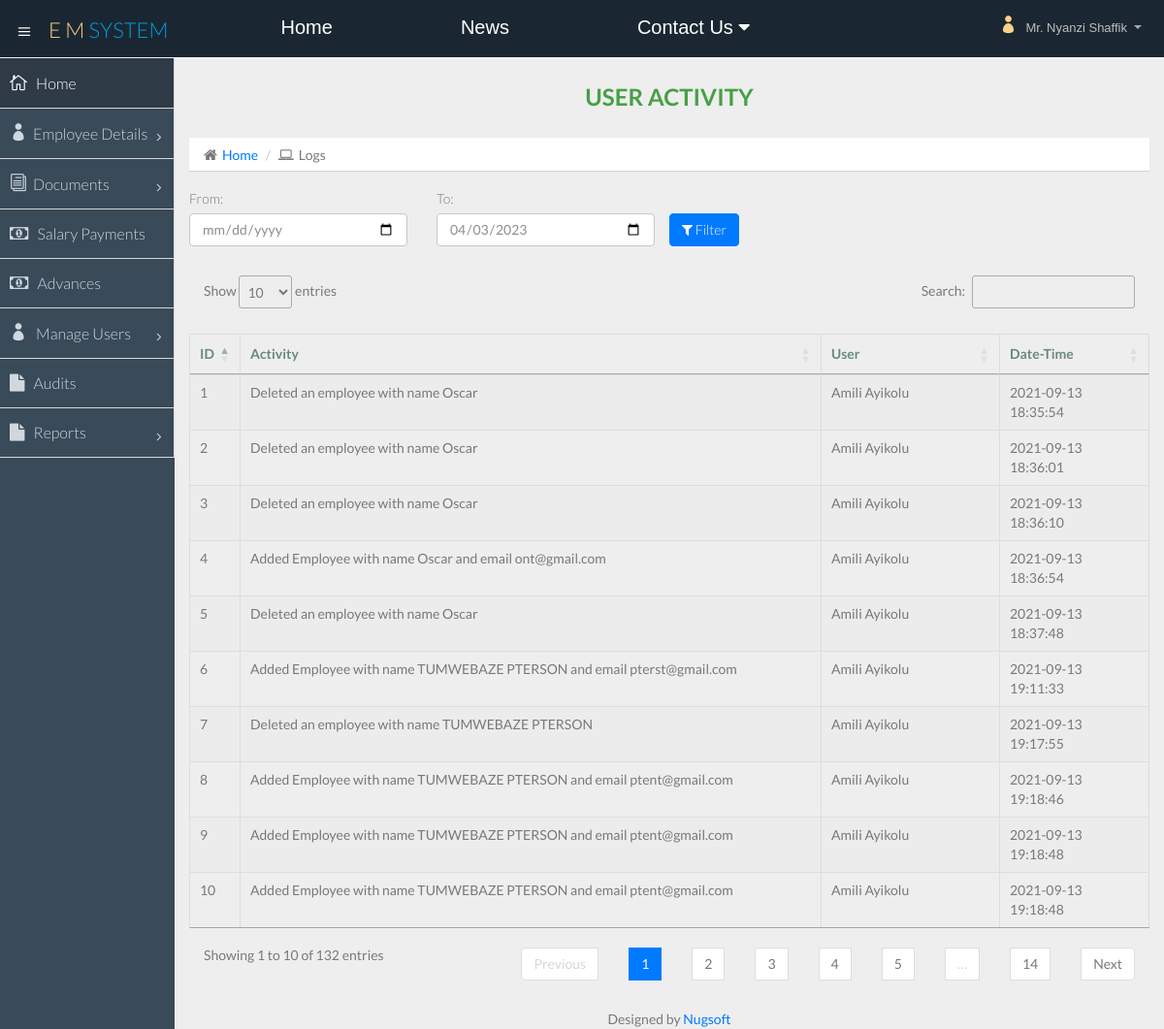
/audits.php (signed in), run on the app's committed database.
### tables this page shows
CREATE TABLE `logs` (
  `login_id` int(11) NOT NULL,
  `activity` varchar(100) NOT NULL,
  `user` varchar(100) NOT NULL,
  `date_time` timestamp NOT NULL DEFAULT current_timestamp()
);

CREATE TABLE `add_employee` (
  `id` int(11) NOT NULL,
  `name` varchar(100) NOT NULL,
  `email` varchar(100) NOT NULL,
  `phone1` varchar(100) NOT NULL,
  `phone2` varchar(100) NOT NULL,
  `address` varchar(100) NOT NULL,
  `birth` date NOT NULL,
  `nin` varchar(100) NOT NULL,
  `position` varchar(100) NOT NULL,
  `salary` varchar(100) DEFAULT '0',
  `appoint` varchar(100) NOT NULL,
  `contract` varchar(100) NOT NULL,
  `photo` varchar(100) NOT NULL,
  `nok` varchar(100) NOT NULL,
  `nokc` varchar(100) NOT NULL
);

### audits.php (the view, shortened to what this page needs)
<?php include "includes/head.php" ?>
<body>
  <section id="container" class="">
    <?php include "includes/nav.php" ?>
    <?php include "includes/sidebar.php" ?>
    <section id="main-content">
      <section class="wrapper">
        <div class="row">
          <div class="col-lg-12">
            <h3 style="color:green" class="page-header text-center"><b>User Activity</b></h3>
            <ol class="breadcrumb">
              <li><i class="fa fa-home"></i><a href="home.php">Home</a></li>
              <li><i class="fa fa-laptop"></i>Logs</li>
            </ol>
          </div>
        </div>
<div class="row">
  <form method="POST">
  <div class="col-md-6">
    <div class="row">
    <div class="col-md-6">
      <div class="form-group">
          <label for="recipient-name" class="control-label">From:</label>
          <input type="date" name="from_date" class="form-control" required>
      </div>
    </div>
    <div class="col-md-6">
      <div class="form-group">
          <label for="recipient-name" class="control-label">To:</label>
          <input type="date" name="to_date" value="<?php echo date("Y-m-d"); ?>" class="form-control" required>
      </div>
    </div>
    </div>
  </div>
  <button type="submit" style="margin-top:25px;" name="filter" class="btn btn-primary"><i class="fa fa-filter"></i> Filter</button>
</form>
</div>
<table id="sort" class="table table-striped table-bordered" style="width:100%">
  <thead>
    <tr>
      <th class="text-center">ID</th>
      <th class="text-center">Activity</th>
      <th class="text-center">User</th>
      <th class="text-center">Date-Time</th>
    </tr>
  </thead>
  <tbody>
  <?php
if(isset($_POST['filter'])){
  $fr_date = $_POST['from_date'];
  $to_date = $_POST['to_date'];
  $query = "SELECT * FROM logs where DATE(date_time) >= '$fr_date' && DATE(date_time) <= '$to_date'";
}
else{
  $query = "SELECT * FROM logs";
}
$number = 0;
if ($result = mysqli_query($con, $query)) {
    while ($row = mysqli_fetch_array($result)){
      $number++;
      $id=$row['login_id'];
      $activ=$row['activity'];
      $da=$row['date_time'];
      $name1 = mysqli_fetch_array(mysqli_query($con, "SELECT user FROM logs where login_id='$id'"))['user'];
      $name = mysqli_fetch_array(mysqli_query($con, "SELECT * FROM add_employee where id='$name1'"))['name'];
?>
        <tr>
                  <td><?php echo $number; ?></td>
                  <td><?php echo $activ; ?></td>
                  <td><?php echo $name; ?></td>
                  <td><?php echo $da; ?></td>
        </tr>
        <?php
    }
}
?>
  </tbody>
</table>
      </section>
      <?php include "includes/footer.php" ?>
    </section>
  </section>
</body>

### data on the page
logs: activity "Deleted an employee with name Oscar", name "Amili Ayikolu", date_time "2021-09-13 18:35:54"
logs: activity "Deleted an employee with name Oscar", name "Amili Ayikolu", date_time "2021-09-13 18:36:01"
logs: activity "Deleted an employee with name Oscar", name "Amili Ayikolu", date_time "2021-09-13 18:36:10"
logs: activity "Added Employee with name Oscar and email ont@gmail.com", name "Amili Ayikolu", date_time "2021-09-13 18:36:54"
logs: activity "Deleted an employee with name Oscar", name "Amili Ayikolu", date_time "2021-09-13 18:37:48"
logs: activity "Added Employee with name TUMWEBAZE PTERSON and email pterst@gmail.com", name "Amili Ayikolu", date_time "2021-09-13 19:11:33"
logs: activity "Deleted an employee with name TUMWEBAZE PTERSON", name "Amili Ayikolu", date_time "2021-09-13 19:17:55"
logs: activity "Added Employee with name TUMWEBAZE PTERSON and email ptent@gmail.com", name "Amili Ayikolu", date_time "2021-09-13 19:18:46"
logs: activity "Added Employee with name TUMWEBAZE PTERSON and email ptent@gmail.com", name "Amili Ayikolu", date_time "2021-09-13 19:18:48"
logs: activity "Added Employee with name TUMWEBAZE PTERSON and email ptent@gmail.com", name "Amili Ayikolu", date_time "2021-09-13 19:18:48"

### other printed values
$fname "Mr. Nyanzi Shaffik"
